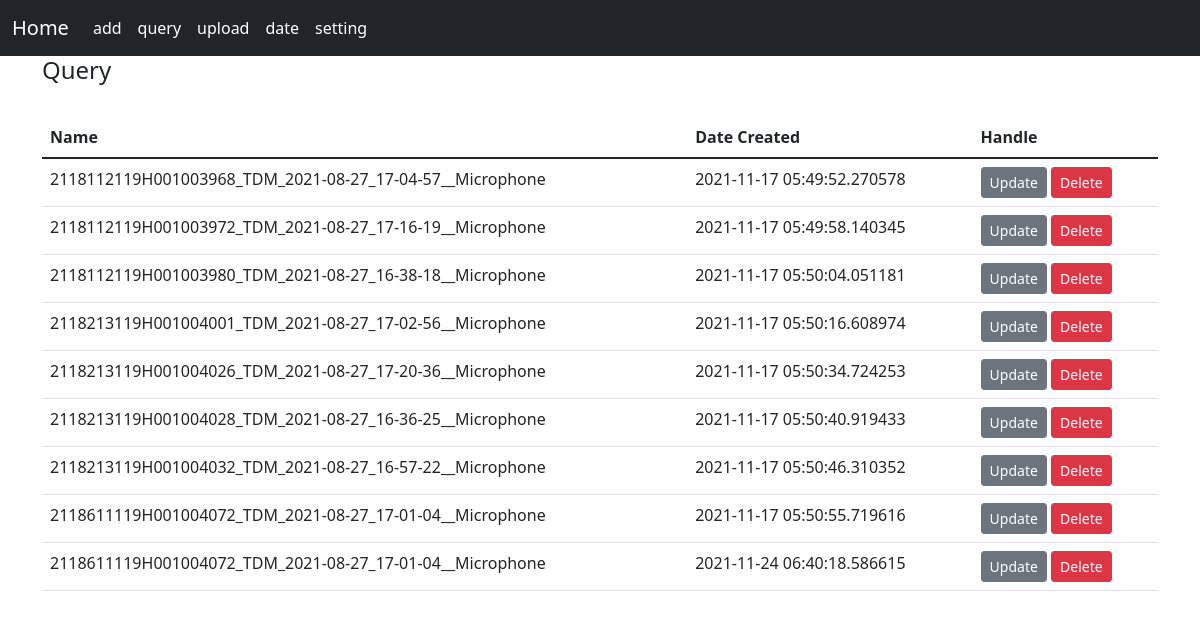
The app's page /query, older data.
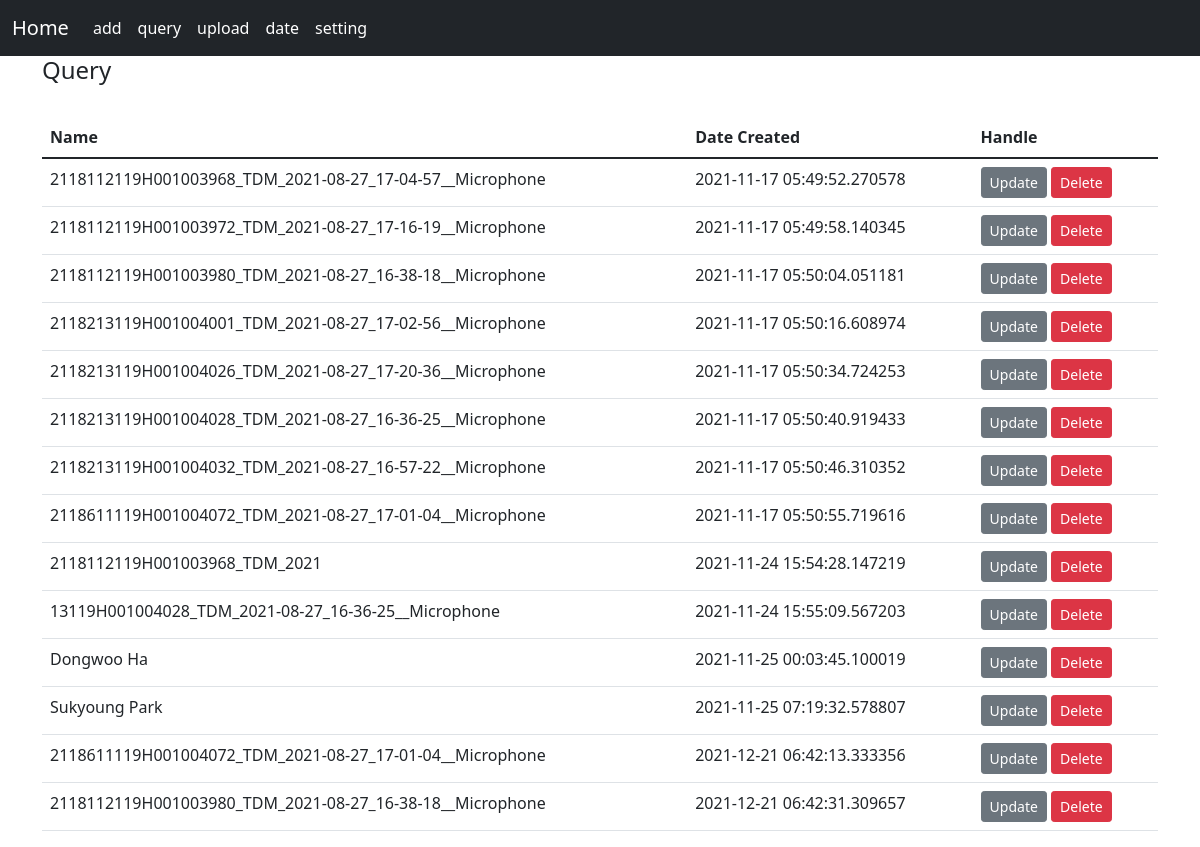
The same page, newer data.
### model.py (models this page shows, shortened)
class TB(db.Model):
    id = db.Column(db.Integer, primary_key=True)
    name = db.Column(db.String(100), nullable=False)
    date_created = db.Column(db.DateTime, default=datetime.utcnow)

### app.py (the view)
@app.route('/query', methods=["POST", "GET"])
def query():
    title = "query by date"
    rows = TB.query.order_by(TB.date_created)
    return render_template("query.html", title=title, rows=rows)

### templates/query.html (shortened to what this page needs)
{% extends 'base.html' %}
{% block content %}
    <div class = "container">
        <h4> Query </h4>
        <br/>
        <form action = "/query" method="POST">
            <table class="table">
                <thead>
                    <tr>
                        <th scope="col">Name</th>
                        <th scope="col">Date Created</th>
                        <th scope="col">Handle</th>
                    </tr>
                </thead>
                <tbody>
                    {% for row in rows%}
                    <tr>
                        <td>{{row.name}} </td>
                        <td>{{row.date_created}}</td>
                        <td>
                            <a href="/update/{{row.id}}" class="btn btn-secondary btn-sm"> Update</a>
                            <a href="/delete/{{row.id}}" class="btn btn-danger btn-sm"> Delete</a>
                        </td>
                    </tr>
                    {% endfor %}
                </tbody>
        </table>
        </form>
    </div>
{% endblock %}

### templates/base.html (shortened to what this page needs)
<!doctype html>
<html lang="en">
  <head>
  <link rel="stylesheet" href="{{ url_for('static', filename = 'bootstrap.min.css') }}"></link>
  </head>
  <body>
    <nav class="navbar navbar-expand-lg navbar-dark bg-dark">
        <div class="container-fluid">
          <a class="navbar-brand" href="/">Home</a>
          <div class="collapse navbar-collapse" id="navbarSupportedContent">
            <ul class="navbar-nav me-auto mb-2 mb-lg-0">
              <li class="nav-item">
                <a class="nav-link active" href="/add">add</a>
              </li>
              <li class="nav-item">
                <a class="nav-link active" href="/query">query</a>
              </li>
              <li class="nav-item">
                <a class="nav-link active" href="/upload">upload</a>
              </li>
              <li class="nav-item">
                <a class="nav-link active" href="/date">date</a>
              </li>
              <li class="nav-item">
                <a class="nav-link active" href="/setting">setting</a>
              </li>
            </ul>
          </div>
        </div>
    </nav>
    {% block content %}
    {% endblock %}
  </body>
</html>

Row changes from the older to the newer data that the page shows:
removed TB: name "2118611119H001004072_TDM_2021-08-27_17-01-04__Microphone", date_created "2021-11-24 06:40:18.586615"
added TB: name "2118112119H001003968_TDM_2021", date_created "2021-11-24 15:54:28.147219"
added TB: name "13119H001004028_TDM_2021-08-27_16-36-25__Microphone", date_created "2021-11-24 15:55:09.567203"
added TB: name "Dongwoo Ha", date_created "2021-11-25 00:03:45.100019"
added TB: name "Sukyoung Park", date_created "2021-11-25 07:19:32.578807"
added TB: name "2118611119H001004072_TDM_2021-08-27_17-01-04__Microphone", date_created "2021-12-21 06:42:13.333356"
added TB: name "2118112119H001003980_TDM_2021-08-27_16-38-18__Microphone", date_created "2021-12-21 06:42:31.309657"
